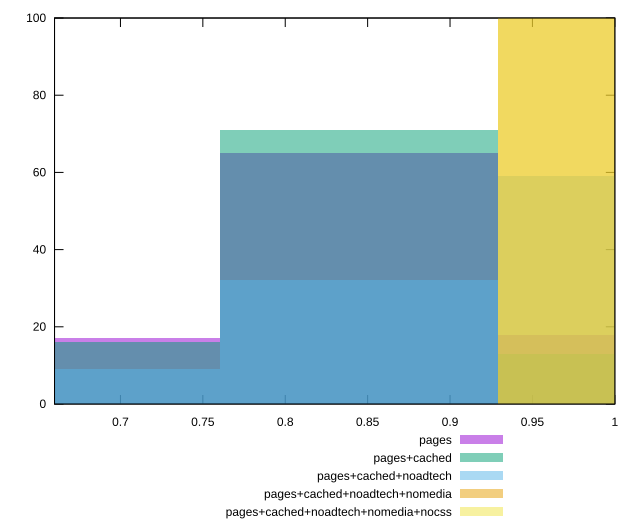

The script that saved this image:
reset

$pages <<EOF
0.8446176344005387 65
0.675694107520431 17
1.0135411612806466 18
EOF

$pagesCached <<EOF
0.8446176344005387 71
1.0135411612806466 13
0.675694107520431 16
EOF

$pagesCachedNoadtech <<EOF
0.8446176344005387 32
1.0135411612806466 59
0.675694107520431 9
EOF

$pagesCachedNoadtechNomedia <<EOF
1.0135411612806466 100
EOF

$pagesCachedNoadtechNomediaNocss <<EOF
1.0135411612806466 100
EOF

set key outside below
set boxwidth 0.16892352688010775
set xrange [0.66:1]
set yrange [0:100]
set trange [0:100]
set style fill transparent solid 0.5 noborder
set terminal svg size 640, 530 enhanced background rgb 'white'
set output "report_00014_2021-02-09T15:56:05.503Z/offscreen-images/comparison/histogram/all_score.svg"

plot $pages title "pages" with boxes, \
     $pagesCached title "pages+cached" with boxes, \
     $pagesCachedNoadtech title "pages+cached+noadtech" with boxes, \
     $pagesCachedNoadtechNomedia title "pages+cached+noadtech+nomedia" with boxes, \
     $pagesCachedNoadtechNomediaNocss title "pages+cached+noadtech+nomedia+nocss" with boxes

reset
